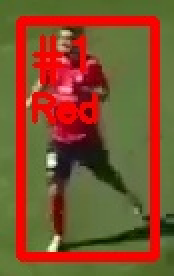
#> input picture player_images/player_01_Blue.jpg, 87 x 138 px (shown 2 times larger)
$ python -i video_enhancer.py   (imports and definitions only)
#> lines starting #> are read from the running program, lines starting #| are printed output that depends on the picture
#> further down, picture is the input picture: shape (138, 87, 3); mean B, G, R 45.2, 80.7, 127.9
"""
ScoutMe - Video Enhancement Module
Pre-processes Veo footage for better detection accuracy

STRATEGY:
1. Denoising - Remove compression artifacts
2. Contrast Enhancement - Improve jersey color separation
3. Stabilization - Reduce camera shake (optional)
4. Super-Resolution - Upscale for better small object detection (optional)

NOTE: This module provides OPTIONAL pre-processing.
For most Veo footage, the existing pipeline works well.
Use enhancement only for problematic footage.
"""

import cv2
import numpy as np
from typing import Tuple, Optional
import os


class VideoEnhancer:
    """
    Enhances video quality for better AI detection accuracy.
    Optimized for Veo camera footage (1080p, 50fps).
    """

    def __init__(self, enhancement_level: str = "medium"):
        """
        Initialize video enhancer.

        Args:
            enhancement_level: "light", "medium", or "heavy"
        """
        self.enhancement_level = enhancement_level

        # Enhancement parameters based on level
        self.params = {
            "light": {
                "denoise_h": 3,
                "denoise_template": 7,
                "denoise_search": 21,
                "clahe_clip": 1.5,
                "clahe_grid": (8, 8),
                "sharpen": False
            },
            "medium": {
                "denoise_h": 5,
                "denoise_template": 7,
                "denoise_search": 21,
                "clahe_clip": 2.0,
                "clahe_grid": (8, 8),
                "sharpen": True,
                "sharpen_kernel": np.array([[-1,-1,-1], [-1,9,-1], [-1,-1,-1]]) / 5
            },
            "heavy": {
                "denoise_h": 10,
                "denoise_template": 7,
                "denoise_search": 21,
                "clahe_clip": 3.0,
                "clahe_grid": (4, 4),
                "sharpen": True,
                "sharpen_kernel": np.array([[-1,-1,-1], [-1,10,-1], [-1,-1,-1]]) / 6
            }
        }

        self.current_params = self.params.get(enhancement_level, self.params["medium"])

        # CLAHE for contrast enhancement
        self.clahe = cv2.createCLAHE(
            clipLimit=self.current_params["clahe_clip"],
            tileGridSize=self.current_params["clahe_grid"]
        )

        # Stats
        self.frames_processed = 0

    # [13 lines left out: function denoise_frame, not called in this run]

    def enhance_contrast(self, frame: np.ndarray) -> np.ndarray:
        """
        Enhance contrast using CLAHE (Contrast Limited Adaptive Histogram Equalization).
        This improves jersey color separation and ball visibility.
        """
        # Convert to LAB color space
        lab = cv2.cvtColor(frame, cv2.COLOR_BGR2LAB)
#> lab: shape (138, 87, 3); mean of channels 0, 1, 2 109.9, 138.6, 161

        # Apply CLAHE to L channel
        l, a, b = cv2.split(lab)
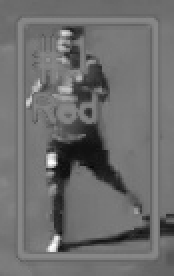
#> l: shape (138, 87) (shown 2 times larger); min 7, max 254, mean 109.9
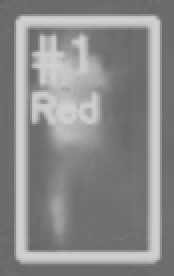
#> a: shape (138, 87) (shown 2 times larger); min 98, max 208, mean 138.6
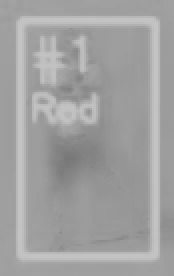
#> b: shape (138, 87) (shown 2 times larger); min 119, max 195, mean 161
        l = self.clahe.apply(l)
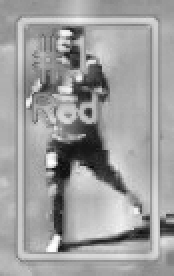
#> l: shape (138, 87) (shown 2 times larger); min 11, max 255, mean 158.7

        # Merge and convert back
        lab = cv2.merge([l, a, b])
#> lab: shape (138, 87, 3); mean of channels 0, 1, 2 158.7, 138.6, 161
        return cv2.cvtColor(lab, cv2.COLOR_LAB2BGR)
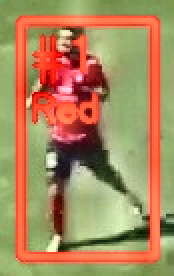
#> returned value: shape (138, 87, 3) (shown 2 times larger); mean B, G, R 93.1, 136.7, 171.8

    # [91 lines left out: functions sharpen_frame, enhance_frame, enhance_video, not called in this run]


class VeoOptimizer:
    """
    Optimizes settings specifically for Veo camera footage.
    Detects Veo footage and adjusts enhancement parameters.
    """

    # [190 lines left out: functions detect_veo_footage, get_optimal_settings, enhance_for_analysis, enhance_ball_region, not called in this run]

>>> import cv2
>>> picture = cv2.imread('player_images/player_01_Blue.jpg')
>>> result = VideoEnhancer().enhance_contrast(picture)

$ run again, on player_images/player_02_Blue.jpg
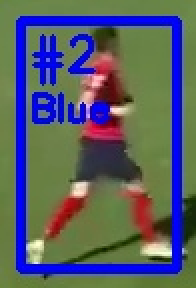
#> input picture player_images/player_02_Blue.jpg, 98 x 144 px (shown 2 times larger)
#> picture is the input picture: shape (144, 98, 3); mean B, G, R 102.8, 93.6, 87.8
#> in enhance_contrast, `l = self.clahe.apply(l)`:
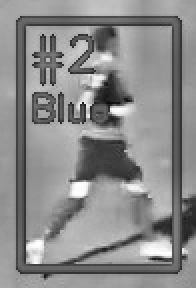
#> l: shape (144, 98) (shown 2 times larger); min 11, max 255, mean 138.8
#> in enhance_contrast, `return cv2.cvtColor(lab, cv2.COLOR_LAB2BGR)`:
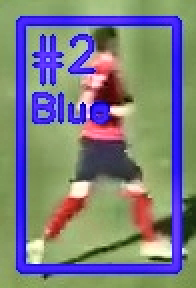
#> returned value: shape (144, 98, 3) (shown 2 times larger); mean B, G, R 129.7, 124.6, 123.2

$ run again, on player_images/player_04_Blue.jpg
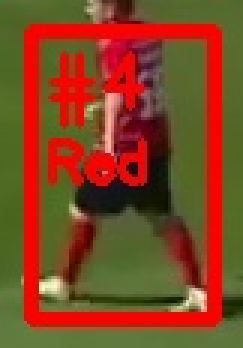
#> input picture player_images/player_04_Blue.jpg, 81 x 116 px (shown 3 times larger)
#> picture is the input picture: shape (116, 81, 3); mean B, G, R 35.1, 70.6, 128
#> in enhance_contrast, `l = self.clahe.apply(l)`:
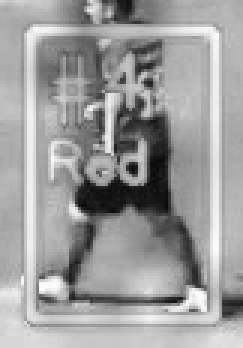
#> l: shape (116, 81) (shown 3 times larger); min 8, max 255, mean 156.8
#> in enhance_contrast, `return cv2.cvtColor(lab, cv2.COLOR_LAB2BGR)`:
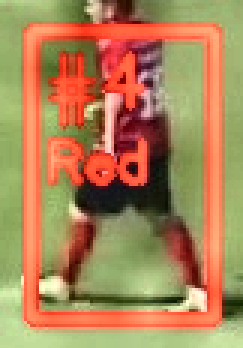
#> returned value: shape (116, 81, 3) (shown 3 times larger); mean B, G, R 87.5, 132.6, 173.6

$ run again, on player_images/player_06_Blue.jpg
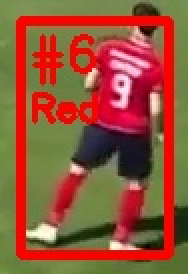
#> input picture player_images/player_06_Blue.jpg, 94 x 137 px (shown 2 times larger)
#> picture is the input picture: shape (137, 94, 3); mean B, G, R 55.6, 84, 147.1
#> in enhance_contrast, `l = self.clahe.apply(l)`:
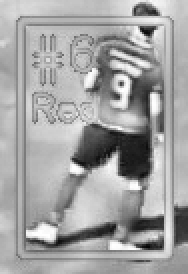
#> l: shape (137, 94) (shown 2 times larger); min 5, max 255, mean 162.5
#> in enhance_contrast, `return cv2.cvtColor(lab, cv2.COLOR_LAB2BGR)`:
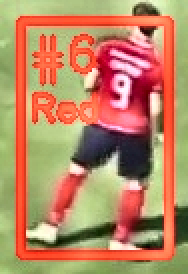
#> returned value: shape (137, 94, 3) (shown 2 times larger); mean B, G, R 98.9, 135.5, 186.7
